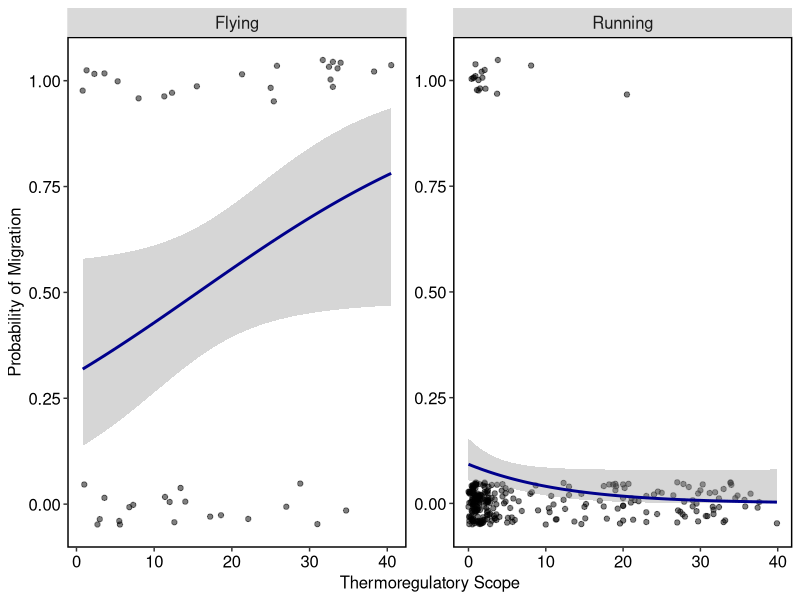

This figure's R source:


libs <- c('data.table', 'ggplot2','gridExtra')
lapply(libs, require, character.only = TRUE)

## load all mammal data and 
mammals=fread("input/mammals.csv",header=T)
TS = fread("input/thermoregulatory_scope.csv",header = T)

TS <- merge(mammals, TS, by = "species")

TS <- TS[locomotion != "W"]

TS$locomotion[TS$locomotion == "A"] <- 'Flying'  
TS$locomotion[TS$locomotion == "T"] <- 'Running'  


png("graphics/Fig3_migThermoregulatoryScope.png", width = 6000, height = 4000, res = 600, units = "px")
ggplot(TS, aes(TS, mig)) +
  geom_jitter(alpha = 0.5, height = 0.05) +
  ylab("Probability of Migration") +
  xlab("Thermoregulatory Scope") +
  geom_smooth(method = "glm", 
              method.args = list(family = "binomial"), 
              se = T, color = "darkblue") +
  theme(axis.text=element_text(size=12, color = "black"),
        axis.title=element_text(size=12),
        strip.text = element_text(size=12),
        panel.grid.minor = element_blank(),
        panel.background = element_blank(),
        panel.border = element_rect(colour = "black", fill=NA, size=1)) +
  facet_wrap(~locomotion, scale = "free")
dev.off()
